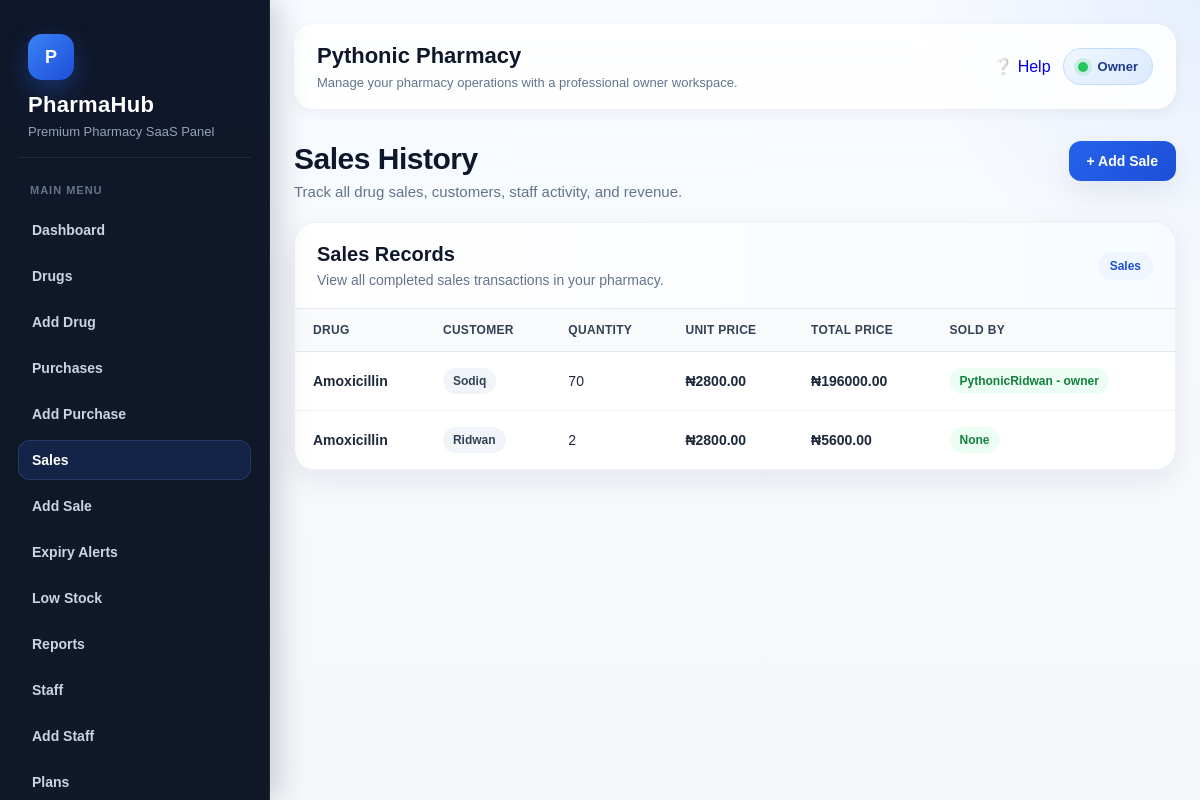
The page /sales/ (signed in) on the database its author committed.
### accounts/models.py (models this page shows, shortened)
class User(AbstractUser):
    ROLE_CHOICES = (
        ('owner', 'Owner'),
        ('admin', 'Admin'),
        ('pharmacist', 'Pharmacist'),
        ('cashier', 'Cashier'),
        ('staff', 'Staff'),
    )
    pharmacy = models.ForeignKey(
        Pharmacy,
        on_delete=models.CASCADE,
        related_name='users',
        null=True,
        blank=True
    )
    role = models.CharField(max_length=20, choices=ROLE_CHOICES, default='staff')
    def __str__(self):
        return f"{self.username} - {self.role}"

### pharmacies/models.py (models this page shows, shortened)
class Pharmacy(models.Model):
    name = models.CharField(max_length=255)
    email = models.EmailField(unique=True)
    phone = models.CharField(max_length=20, blank=True, null=True)
    address = models.TextField(blank=True, null=True)
    is_active = models.BooleanField(default=True)
    is_suspended_by_owner = models.BooleanField(default=False)
    suspension_reason = models.CharField(max_length=255, blank=True, null=True)
    created_at = models.DateTimeField(auto_now_add=True)
    class Meta:
        ordering = ['name']

### sales/models.py (models this page shows, shortened)
class Sale(models.Model):
    pharmacy = models.ForeignKey(
        Pharmacy,
        on_delete=models.CASCADE,
        related_name='sales'
    )
    drug = models.ForeignKey(
        Drug,
        on_delete=models.CASCADE,
        related_name='sales'
    )
    sold_by = models.ForeignKey(
        settings.AUTH_USER_MODEL,
        on_delete=models.SET_NULL,
        null=True,
        blank=True
    )
    customer_name = models.CharField(max_length=255, blank=True, null=True)
    quantity = models.PositiveIntegerField()
    unit_price = models.DecimalField(max_digits=12, decimal_places=2)
    total_price = models.DecimalField(max_digits=12, decimal_places=2, blank=True, null=True)
    note = models.TextField(blank=True, null=True)
    date = models.DateTimeField(auto_now_add=True)
    class Meta:
        ordering = ['-date']

### drugs/models.py (models this page shows, shortened)
class Drug(models.Model):
    pharmacy = models.ForeignKey(
        Pharmacy,
        on_delete=models.CASCADE,
        related_name='drugs'
    )
    drug_name = models.CharField(max_length=255)
    category = models.CharField(max_length=100, blank=True, null=True)
    batch_number = models.CharField(max_length=100, blank=True, null=True)
    quantity = models.PositiveIntegerField(default=0)
    unit_price = models.DecimalField(max_digits=12, decimal_places=2, default=0.00)
    expiry_date = models.DateField()
    manufacturer = models.CharField(max_length=255, blank=True, null=True)
    created_at = models.DateTimeField(auto_now_add=True)
    class Meta:
        ordering = ['drug_name']

### subscriptions/decorators.py (the view)
    def wrapper(request, *args, **kwargs):
        user = request.user
        if not hasattr(user, 'pharmacy') or user.pharmacy is None:
            messages.error(request, "You are not assigned to any pharmacy.")
            return redirect('dashboard')
        subscription = Subscription.objects.filter(
            pharmacy=user.pharmacy,
            is_current=True
        ).first()
        if subscription is None:
            messages.error(request, "No subscription found. Please choose a plan.")
            return redirect('plan_list')
        today = timezone.now().date()
        if subscription.status in ['trial', 'active']:
            if not subscription.end_date or subscription.end_date >= today:
                return view_func(request, *args, **kwargs)
        messages.error(request, "Your subscription is inactive or expired. Please renew to continue.")
        return redirect('plan_list')

### sales/views.py (called while the page is built)
@login_required
@subscription_required
@pharmacy_active_required
def sale_list(request):
    if not hasattr(request.user, 'pharmacy') or request.user.pharmacy is None:
        messages.error(request, "You are not assigned to any pharmacy.")
        return redirect('dashboard')
    sales = Sale.objects.filter(
        pharmacy=request.user.pharmacy
    ).select_related('drug', 'sold_by')
    return render(request, 'sales/sale_list.html', {'sales': sales})

### templates/sales/sale_list.html (shortened to what this page needs)
{% extends 'base.html' %}
{% block content %}
<div class="page-shell">
    <div class="page-header">
        <div>
            <h2>Sales History</h2>
            <p>Track all drug sales, customers, staff activity, and revenue.</p>
        </div>
        <a href="{% url 'add_sale' %}" class="btn-main">+ Add Sale</a>
    </div>
    <div class="table-card">
        <div class="table-card-header">
            <div>
                <h3>Sales Records</h3>
                <p>View all completed sales transactions in your pharmacy.</p>
            </div>
            <span class="section-pill">Sales</span>
        </div>
        <div class="table-wrap">
            <table class="premium-table">
                <thead>
                    <tr>
                        <th>Drug</th>
                        <th>Customer</th>
                        <th>Quantity</th>
                        <th>Unit Price</th>
                        <th>Total Price</th>
                        <th>Sold By</th>
                        <th>Date</th>
                    </tr>
                </thead>
                <tbody>
                    {% for sale in sales %}
                    <tr>
                        <td class="drug-name">{{ sale.drug.drug_name }}</td>
                        <td><span class="customer-badge">{{ sale.customer_name }}</span></td>
                        <td>{{ sale.quantity }}</td>
                        <td class="amount">₦{{ sale.unit_price }}</td>
                        <td class="amount">₦{{ sale.total_price }}</td>
                        <td><span class="staff-badge">{{ sale.sold_by }}</span></td>
                        <td>{{ sale.date }}</td>
                    </tr>
                    {% empty %}
                    <tr>
                        <td colspan="7" class="empty-state">No sales recorded.</td>
                    </tr>
                    {% endfor %}
                </tbody>
            </table>
        </div>
    </div>
</div>
{% endblock %}

### templates/base.html (shortened to what this page needs)
<!DOCTYPE html>
<html lang="en">
<head>
</head>
<body>
{% if user.is_authenticated %}
    <div class="layout">
        <aside class="sidebar">
            <div class="brand-box">
                <div class="brand-logo">P</div>
                <h1 class="brand-title">PharmaHub</h1>
                <p class="brand-subtitle">Premium Pharmacy SaaS Panel</p>
            </div>
            <div class="nav-section">
                <div class="nav-label">Main Menu</div>
                {% if user.role == 'owner' or user.role == 'staff' or user.role == 'cashier' or user.role == 'pharmacist' %}
                    <a href="{% url 'dashboard' %}">Dashboard</a>
                    <a href="{% url 'drug_list' %}">Drugs</a>
                {% endif %}
                {% if user.role == 'owner' %}
                    <a href="{% url 'add_drug' %}">Add Drug</a>
                    <a href="{% url 'purchase_list' %}">Purchases</a>
                    <a href="{% url 'add_purchase' %}">Add Purchase</a>
                    <a href="{% url 'sale_list' %}">Sales</a>
                    <a href="{% url 'add_sale' %}">Add Sale</a>
                    <a href="{% url 'expiry_alerts' %}">Expiry Alerts</a>
                    <a href="{% url 'low_stock' %}">Low Stock</a>
                    <a href="{% url 'report_home' %}">Reports</a>
                    <a href="{% url 'staff_list' %}">Staff</a>
                    <a href="{% url 'add_staff' %}">Add Staff</a>
                    <a href="{% url 'plan_list' %}">Plans</a>
                {% elif user.role == 'cashier' or user.role == 'pharmacist' or user.role == 'staff' %}
                    <a href="{% url 'sale_list' %}">Sales</a>
                    <a href="{% url 'add_sale' %}">Add Sale</a>
                    <a href="{% url 'purchase_list' %}">Purchases</a>
                    <a href="{% url 'add_purchase' %}">Add Purchase</a>
                {% endif %}
            </div>
        </aside>
        <main class="main">
            <div class="topbar">
                <div class="topbar-content">
                    <div class="topbar-left">
                        <h2>
                            {% if user.is_authenticated and user.pharmacy %}
                                {{ user.pharmacy.name }}
                            {% else %}
                                Dashboard
                            {% endif %}
                        </h2>
                        <p>Manage your pharmacy operations with a professional owner workspace.</p>
                    </div>
                    <div class="topbar-right">
                        {% url 'help' as help_url %}
                        <a href="{{ help_url }}" class="topbar-help-btn {% if request.path == help_url %}active{% endif %}">
                            <span>❔</span>
                            <span>Help</span>
                        </a>
                        <div class="user-badge">
                            <span class="dot"></span>
                            {{ user.role|title }}
                        </div>
                    </div>
                </div>
            </div>
            {% block content %}{% endblock %}
        </main>
    </div>
{% endif %}
</body>
</html>

### templates/base.html (style rules this page uses)
:root { --bg: #f5f7fb; --surface: #ffffff; --surface-2: #f8fafc; --border: #e5e7eb; --text: #0f172a; --muted: #64748b; --primary: #2563eb; --primary-dark: #1d4ed8; --success-bg: #dcfce7; --success-text: #166534; --error-bg: #fee2e2; --error-text: #991b1b; --warning: #ea580c; --danger: #dc2626; --sidebar-top: #0f172a; --sidebar-bottom: #111827; --sidebar-text: #cbd5e1; --sidebar-active-bg: rgba(37, 99, 235, 0.16); --sidebar-active-text: #ffffff; --shadow-sm: 0 4px 14px rgba(15, 23, 42, 0.06); --shadow-md: 0 10px 30px rgba(15, 23, 42, 0.08); --shadow-lg: 0 20px 45px rgba(15, 23, 42, 0.12); --radius-sm: 10px; --radius-md: 16px; --radius-lg: 22px; --transition: all 0.25s ease; }
* { box-sizing: border-box; }
html { scroll-behavior: smooth; }
body { margin: 0; font-family: Arial, sans-serif; background: radial-gradient(circle at top right, rgba(37, 99, 235, 0.08), transparent 20%), linear-gradient(180deg, #f8fbff 0%, var(--bg) 100%); color: var(--text); min-height: 100vh; overflow-x: hidden; }
a { text-decoration: none; }
.layout { display: flex; min-height: 100vh; }
.sidebar { width: 270px; background: linear-gradient(180deg, var(--sidebar-top) 0%, var(--sidebar-bottom) 100%); color: white; padding: 24px 18px; position: fixed; top: 0; left: 0; height: 100vh; overflow-y: auto; transition: var(--transition); z-index: 1000; border-right: 1px solid rgba(255,255,255,0.05); box-shadow: 8px 0 30px rgba(2, 6, 23, 0.18); }
.brand-box { padding: 10px 10px 18px; margin-bottom: 18px; border-bottom: 1px solid rgba(255,255,255,0.08); }
.brand-logo { display: inline-flex; align-items: center; justify-content: center; width: 46px; height: 46px; border-radius: 14px; background: linear-gradient(135deg, #3b82f6, #1d4ed8); color: #fff; font-weight: 700; font-size: 18px; box-shadow: 0 10px 25px rgba(37, 99, 235, 0.35); margin-bottom: 12px; }
.brand-title { margin: 0; font-size: 22px; color: #ffffff; letter-spacing: 0.3px; }
.brand-subtitle { margin: 6px 0 0; font-size: 13px; color: #94a3b8; }
.nav-section { margin-bottom: 18px; }
.nav-label { font-size: 11px; font-weight: 700; text-transform: uppercase; letter-spacing: 1px; color: #64748b; padding: 8px 12px; margin-bottom: 6px; }
.sidebar a { display: flex; align-items: center; gap: 10px; color: var(--sidebar-text); padding: 12px 14px; margin-bottom: 6px; border-radius: 12px; font-size: 14px; font-weight: 600; transition: var(--transition); }
.sidebar a.active-link { background: var(--sidebar-active-bg); color: var(--sidebar-active-text); box-shadow: inset 0 0 0 1px rgba(96, 165, 250, 0.18); }
.main { margin-left: 270px; width: calc(100% - 270px); min-height: 100vh; padding: 24px; transition: var(--transition); }
.topbar { background: rgba(255,255,255,0.82); backdrop-filter: blur(12px); border: 1px solid rgba(255,255,255,0.7); padding: 18px 22px; border-radius: 20px; margin-bottom: 24px; position: sticky; top: 14px; z-index: 30; box-shadow: var(--shadow-sm); }
.topbar-content { display: flex; align-items: center; justify-content: space-between; gap: 14px; flex-wrap: wrap; }
.topbar-left h2 { margin: 0; font-size: 22px; color: var(--text); }
.topbar-left p { margin: 6px 0 0; color: var(--muted); font-size: 13px; }
.topbar-right { display: flex; align-items: center; gap: 12px; flex-wrap: wrap; }
.user-badge { display: inline-flex; align-items: center; gap: 10px; background: linear-gradient(135deg, #eff6ff, #dbeafe); color: #1e3a8a; padding: 10px 14px; border-radius: 999px; font-size: 13px; font-weight: 700; border: 1px solid #bfdbfe; }
.dot { width: 10px; height: 10px; border-radius: 50%; background: #22c55e; box-shadow: 0 0 0 4px rgba(34, 197, 94, 0.15); }
.page-header { margin-bottom: 22px; }
.page-header h2 { margin: 0 0 8px; font-size: 30px; line-height: 1.2; }
.page-header p { margin: 0; color: var(--muted); font-size: 14px; }
table { width: 100%; border-collapse: collapse; min-width: 700px; }
table th, table td { padding: 14px 12px; border-bottom: 1px solid #eef2f7; text-align: left; font-size: 14px; }
table th { color: #334155; font-size: 13px; text-transform: uppercase; letter-spacing: 0.4px; background: #f8fafc; }

### rows shown on the page
User: pharmacy.name "Pythonic Pharmacy", role "Owner"
Sale: drug.drug_name "Amoxicillin", customer_name "Sodiq", quantity "70", unit_price "2800.00", total_price "196000.00", sold_by "PythonicRidwan - owner"
Sale: drug.drug_name "Amoxicillin", customer_name "Ridwan", quantity "2", unit_price "2800.00", total_price "5600.00", sold_by "None"
